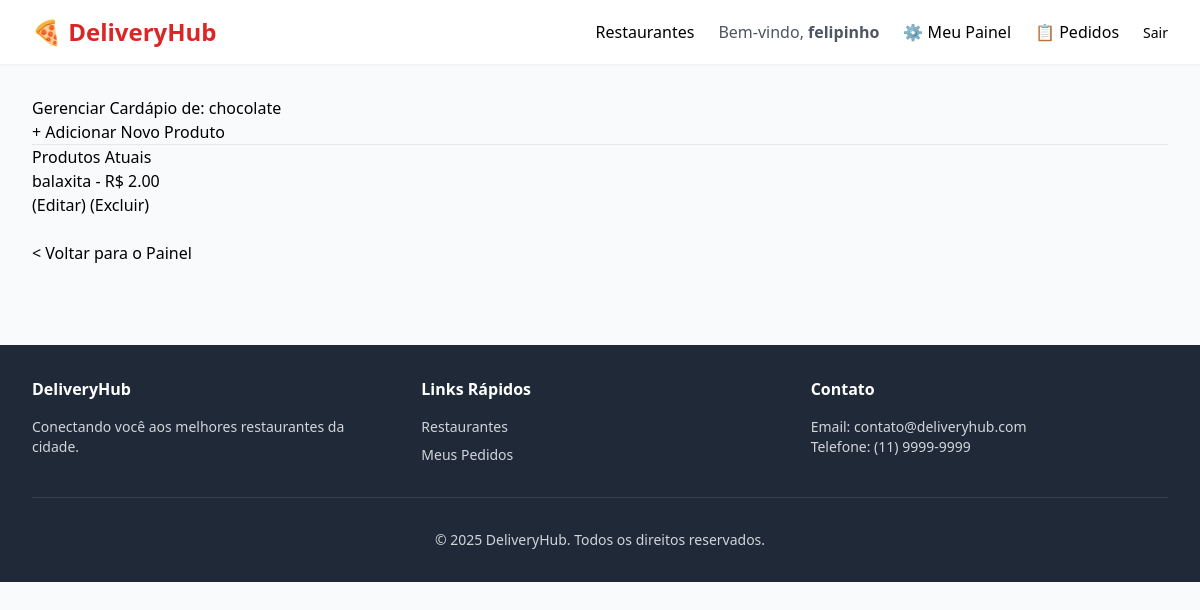
/painel/cardapio/ (signed in), run on an earlier commit of the app's database.
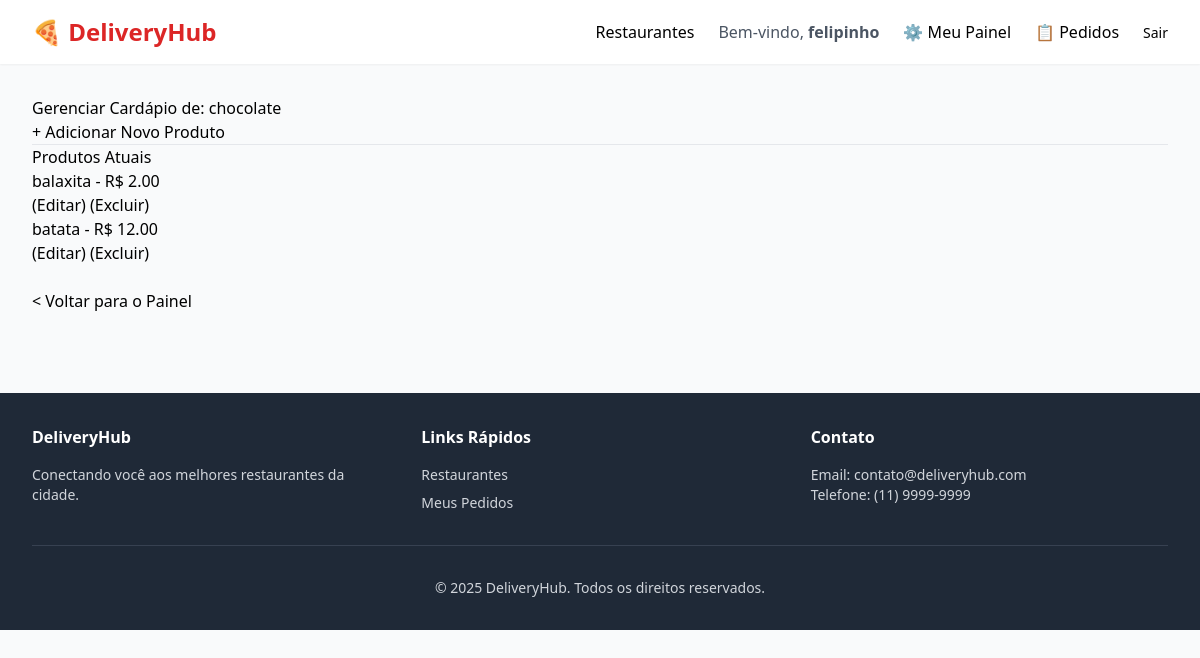
And on a later commit of the database.
### core/models.py (models this page shows, shortened)
class Produto(models.Model):
    restaurante = models.ForeignKey(Restaurante, on_delete=models.CASCADE, related_name='produtos')
    nome = models.CharField(max_length=100)
    descricao = models.TextField()
    preco = models.DecimalField(max_digits=10, decimal_places=2)
    categoria = models.CharField(max_length=50, help_text="Ex: Entrada, Prato Principal, Sobremesa")
    foto = models.ImageField(upload_to='produtos_fotos/', blank=True, null=True)

### core/views.py (the view)
# urls.py: path('painel/cardapio/', views.gerenciar_cardapio, name='gerenciar_cardapio'),
@login_required
def gerenciar_cardapio(request):
    if not hasattr(request.user, 'cliente') or request.user.cliente.tipo_usuario != 'RESTAURANTE':
        return redirect('core:lista_restaurantes')
    try:
        restaurante_do_dono = Restaurante.objects.get(dono=request.user)
        produtos = Produto.objects.filter(restaurante=restaurante_do_dono)
    except Restaurante.DoesNotExist:
        restaurante_do_dono = None
        produtos = []
    contexto = {
        'restaurante': restaurante_do_dono,
        'produtos': produtos
    }
    return render(request, 'core/gerenciar_cardapio.html', contexto)

### core/templates/core/gerenciar_cardapio.html
{% extends 'core/base.html' %}
{% block content %}
    <h1>Gerenciar Cardápio de: {{ restaurante.nome }}</h1>
    <a href="{% url 'core:adicionar_produto' %}">+ Adicionar Novo Produto</a>
    <hr>
    <h2>Produtos Atuais</h2>
    {% if produtos %}
        <ul>
            {% for p in produtos %}
                <li>{{ p.nome }} - R$ {{ p.preco }}</li>
                <a href="{% url 'core:editar_produto' p.id %}">(Editar)</a>
                <a href="{% url 'core:excluir_produto' p.id %}">(Excluir)</a>
            {% endfor %}
        </ul>
    {% else %}
        <p>Você ainda não tem nenhum produto no seu cardápio.</p>
    {% endif %}
    <br>
    <a href="{% url 'core:painel_restaurante' %}">< Voltar para o Painel</a>
{% endblock %}

What changed in the data, as far as the page shows it:
added Produto: nome "batata", preco "12.00"
